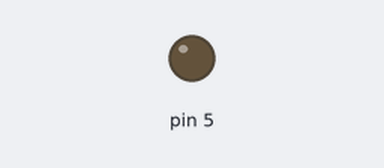
A sketch run on a simulated Arduino Uno, built with avr-gcc and run on an emulated ATmega328P. On the bench: output pins drawn as LEDs (lit = HIGH).

Above: at 0.05 s.
At 9.45 s:
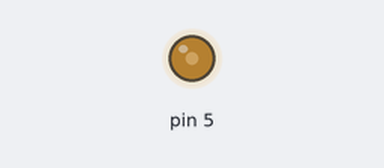
At 19.95 s:
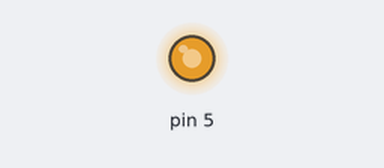
At 39.85 s:
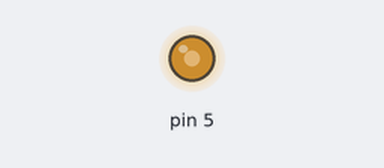
Timing chart, 0 to 40.0 s (numbered marks = the images above):
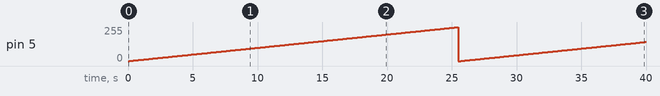

The sketch:

analog_ltika.ino
```cpp
void setup() {
  pinMode(5,OUTPUT);

}

void loop() {
  int i;

  for(i = 0;i < 255; i++){
    analogWrite(5,i);
    delay(100);
  }

  analogWrite(5,LOW);
  delay(100);


}
```

Measured:
- by itself, pin 5: 0/255 → 1/255 at 0.10 s, → 2/255 0.10 s later, → 3/255 0.10 s later, → 4/255 0.10 s later, … (398 changes in this stretch)
